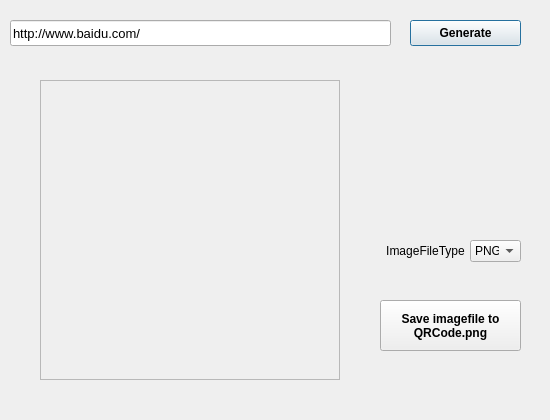
<?xml version="1.0" encoding="UTF-8"?>
<ui version="4.0">
 <class>MainWindow</class>
 <widget class="QDialog" name="MainWindow">
  <property name="geometry">
   <rect>
    <x>0</x>
    <y>0</y>
    <width>550</width>
    <height>420</height>
   </rect>
  </property>
  <property name="sizePolicy">
   <sizepolicy hsizetype="Fixed" vsizetype="Fixed">
    <horstretch>0</horstretch>
    <verstretch>0</verstretch>
   </sizepolicy>
  </property>
  <property name="minimumSize">
   <size>
    <width>550</width>
    <height>420</height>
   </size>
  </property>
  <property name="maximumSize">
   <size>
    <width>550</width>
    <height>420</height>
   </size>
  </property>
  <property name="windowTitle">
   <string>QRCode Generator</string>
  </property>
  <widget class="QWidget" name="centralWidget" native="true">
   <property name="geometry">
    <rect>
     <x>0</x>
     <y>0</y>
     <width>550</width>
     <height>420</height>
    </rect>
   </property>
   <property name="sizePolicy">
    <sizepolicy hsizetype="Fixed" vsizetype="Fixed">
     <horstretch>0</horstretch>
     <verstretch>0</verstretch>
    </sizepolicy>
   </property>
   <property name="minimumSize">
    <size>
     <width>550</width>
     <height>420</height>
    </size>
   </property>
   <property name="maximumSize">
    <size>
     <width>550</width>
     <height>420</height>
    </size>
   </property>
   <widget class="QLabel" name="qrcodepixmapLabel">
    <property name="geometry">
     <rect>
      <x>40</x>
      <y>80</y>
      <width>300</width>
      <height>300</height>
     </rect>
    </property>
    <property name="frameShape">
     <enum>QFrame::StyledPanel</enum>
    </property>
    <property name="frameShadow">
     <enum>QFrame::Sunken</enum>
    </property>
    <property name="alignment">
     <set>Qt::AlignCenter</set>
    </property>
   </widget>
   <widget class="QLineEdit" name="lineEdit">
    <property name="geometry">
     <rect>
      <x>10</x>
      <y>20</y>
      <width>381</width>
      <height>26</height>
     </rect>
    </property>
    <property name="font">
     <font>
      <pointsize>10</pointsize>
     </font>
    </property>
    <property name="text">
     <string>http://www.baidu.com/</string>
    </property>
   </widget>
   <widget class="QPushButton" name="generateButton">
    <property name="geometry">
     <rect>
      <x>410</x>
      <y>20</y>
      <width>111</width>
      <height>26</height>
     </rect>
    </property>
    <property name="font">
     <font>
      <weight>75</weight>
      <bold>true</bold>
     </font>
    </property>
    <property name="text">
     <string>Generate</string>
    </property>
    <property name="default">
     <bool>true</bool>
    </property>
   </widget>
   <widget class="QPushButton" name="saveFileButton">
    <property name="geometry">
     <rect>
      <x>380</x>
      <y>300</y>
      <width>141</width>
      <height>51</height>
     </rect>
    </property>
    <property name="font">
     <font>
      <weight>75</weight>
      <bold>true</bold>
     </font>
    </property>
    <property name="text">
     <string>Save imagefile to
QRCode.png</string>
    </property>
   </widget>
   <widget class="QComboBox" name="comboBox">
    <property name="geometry">
     <rect>
      <x>470</x>
      <y>240</y>
      <width>51</width>
      <height>22</height>
     </rect>
    </property>
    <property name="currentText">
     <string>PNG</string>
    </property>
    <item>
     <property name="text">
      <string>PNG</string>
     </property>
    </item>
    <item>
     <property name="text">
      <string>JPG</string>
     </property>
    </item>
    <item>
     <property name="text">
      <string>BMP</string>
     </property>
    </item>
   </widget>
   <widget class="QLabel" name="label_2">
    <property name="geometry">
     <rect>
      <x>380</x>
      <y>240</y>
      <width>91</width>
      <height>21</height>
     </rect>
    </property>
    <property name="text">
     <string>ImageFileType</string>
    </property>
    <property name="alignment">
     <set>Qt::AlignCenter</set>
    </property>
   </widget>
  </widget>
 </widget>
 <layoutdefault spacing="6" margin="11"/>
 <resources/>
 <connections/>
</ui>
